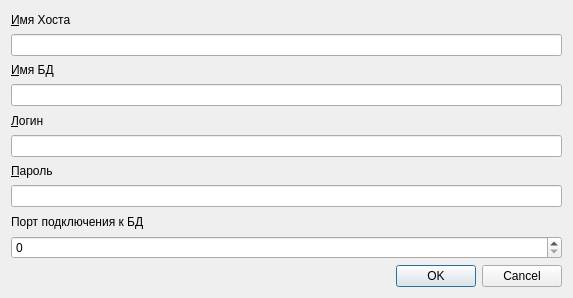
<?xml version="1.0" encoding="UTF-8"?>
<ui version="4.0">
 <class>Dialog</class>
 <widget class="QDialog" name="Dialog">
  <property name="geometry">
   <rect>
    <x>0</x>
    <y>0</y>
    <width>573</width>
    <height>298</height>
   </rect>
  </property>
  <property name="windowTitle">
   <string>Dialog</string>
  </property>
  <layout class="QGridLayout" name="gridLayout">
   <item row="0" column="0">
    <widget class="QLabel" name="lb_nameHost">
     <property name="text">
      <string>&amp;Имя Хоста</string>
     </property>
     <property name="buddy">
      <cstring>ln_nameHost</cstring>
     </property>
    </widget>
   </item>
   <item row="1" column="0">
    <widget class="QLineEdit" name="ln_nameHost">
     <property name="text">
      <string/>
     </property>
    </widget>
   </item>
   <item row="2" column="0">
    <widget class="QLabel" name="lb_nameBD">
     <property name="text">
      <string>&amp;Имя БД</string>
     </property>
     <property name="buddy">
      <cstring>ln_bd</cstring>
     </property>
    </widget>
   </item>
   <item row="3" column="0">
    <widget class="QLineEdit" name="ln_bd"/>
   </item>
   <item row="4" column="0">
    <widget class="QLabel" name="lb_login">
     <property name="text">
      <string>&amp;Логин</string>
     </property>
     <property name="buddy">
      <cstring>ln_login</cstring>
     </property>
    </widget>
   </item>
   <item row="5" column="0">
    <widget class="QLineEdit" name="ln_login"/>
   </item>
   <item row="6" column="0">
    <widget class="QLabel" name="lb_pass">
     <property name="text">
      <string>&amp;Пароль</string>
     </property>
     <property name="buddy">
      <cstring>ln_padd</cstring>
     </property>
    </widget>
   </item>
   <item row="7" column="0">
    <widget class="QLineEdit" name="ln_padd"/>
   </item>
   <item row="8" column="0">
    <widget class="QLabel" name="lb_port">
     <property name="text">
      <string>Порт подключения к БД</string>
     </property>
    </widget>
   </item>
   <item row="9" column="0">
    <widget class="QSpinBox" name="sp_port"/>
   </item>
   <item row="10" column="0">
    <widget class="QDialogButtonBox" name="buttonBox">
     <property name="orientation">
      <enum>Qt::Horizontal</enum>
     </property>
     <property name="standardButtons">
      <set>QDialogButtonBox::Cancel|QDialogButtonBox::Ok</set>
     </property>
    </widget>
   </item>
  </layout>
 </widget>
 <resources/>
 <connections>
  <connection>
   <sender>buttonBox</sender>
   <signal>accepted()</signal>
   <receiver>Dialog</receiver>
   <slot>accept()</slot>
   <hints>
    <hint type="sourcelabel">
     <x>248</x>
     <y>254</y>
    </hint>
    <hint type="destinationlabel">
     <x>157</x>
     <y>274</y>
    </hint>
   </hints>
  </connection>
  <connection>
   <sender>buttonBox</sender>
   <signal>rejected()</signal>
   <receiver>Dialog</receiver>
   <slot>reject()</slot>
   <hints>
    <hint type="sourcelabel">
     <x>316</x>
     <y>260</y>
    </hint>
    <hint type="destinationlabel">
     <x>286</x>
     <y>274</y>
    </hint>
   </hints>
  </connection>
 </connections>
</ui>
